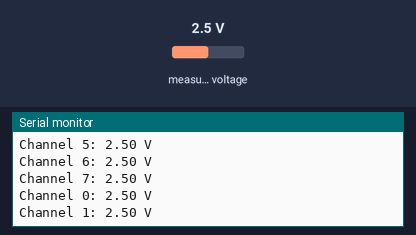
The sketch below on a simulated ESP8266 (NodeMCU). Parts: the last lines printed to the serial monitor. Inputs (shaded band) come from the test bench; at power-on: measured voltage 2.5 V.

Above: at 1.2 s.
1.3 s: measured voltage set to 0.1 V
At 2.1 s:
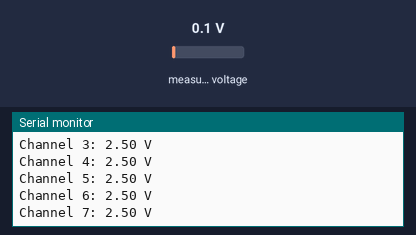
2.8 s: measured voltage set to 1.2 V
At 4.2 s:
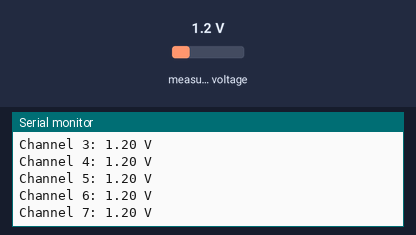
Timing chart, 0 to 5.8 s (numbered marks = the images above; inputs shaded):
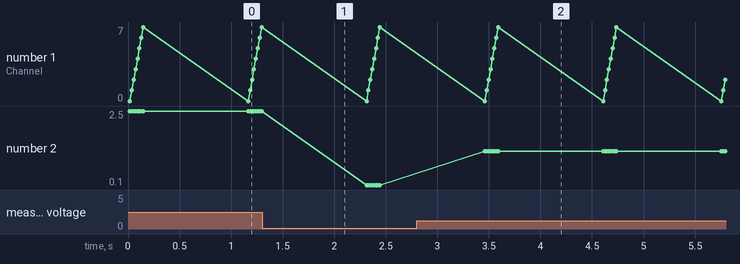

Measured:
- after the input at 2.8 s, the serial monitor: prints a new line after 0.66 s (image 2)
- plotted number 2: 2.5 → 0.1 after the input at 1.3 s, 0.1 → 1.2 after the input at 2.8 s

The sketch:

MUX.ino
```cpp
#include <Wire.h>
#include <Adafruit_ADS1X15.h>

// Create an instance of the ADS1115 ADC
Adafruit_ADS1115 ads;

// Define digital pin numbers using #define
#define S0 D5  // Connect to S0 of the 74HC4051
#define S1 D6  // Connect to S1 of the 74HC4051
#define S2 D7  // Connect to S2 of the 74HC4051

// Function to select a channel on the 74HC4051 (0-7)
void selectChannel(int channel) {
  digitalWrite(S0, channel & 1);         // Set S0
  digitalWrite(S1, (channel >> 1) & 1);  // Set S1
  digitalWrite(S2, (channel >> 2) & 1);  // Set S2
}

void setup() {
  Serial.begin(115200);

  // Initialize the select pins
  pinMode(S0, OUTPUT);
  pinMode(S1, OUTPUT);
  pinMode(S2, OUTPUT);

  // Start I2C communication
  Wire.begin(D2, D1);  // SDA = D2 (GPIO 4), SCL = D1 (GPIO 5)

  // Initialize the ADS1115
  if (!ads.begin()) {
    Serial.println("Failed to initialize ADS1115.");
    while (1);
  }
  Serial.println("ADS1115 Initialized.");
}

void loop() {
  for (int channel = 0; channel < 8; channel++) {
    selectChannel(channel);  // Select the channel on the 74HC4051
    delay(10);               // Small delay for the multiplexer to stabilize

    // Read from ADS1115 channel 0 (where the multiplexer Z pin is connected)
    int16_t adcReading = ads.readADC_SingleEnded(0);

    // Convert the reading to voltage (assuming default gain of ±6.144V)
    float voltage = adcReading * 0.1875 / 1000.0;

    // Print the channel number and corresponding voltage
    Serial.print("Channel ");
    Serial.print(channel);
    Serial.print(": ");
    Serial.print(voltage);
    Serial.println(" V");
  }

  delay(1000);  // Wait 1 second before repeating the loop
}
```
